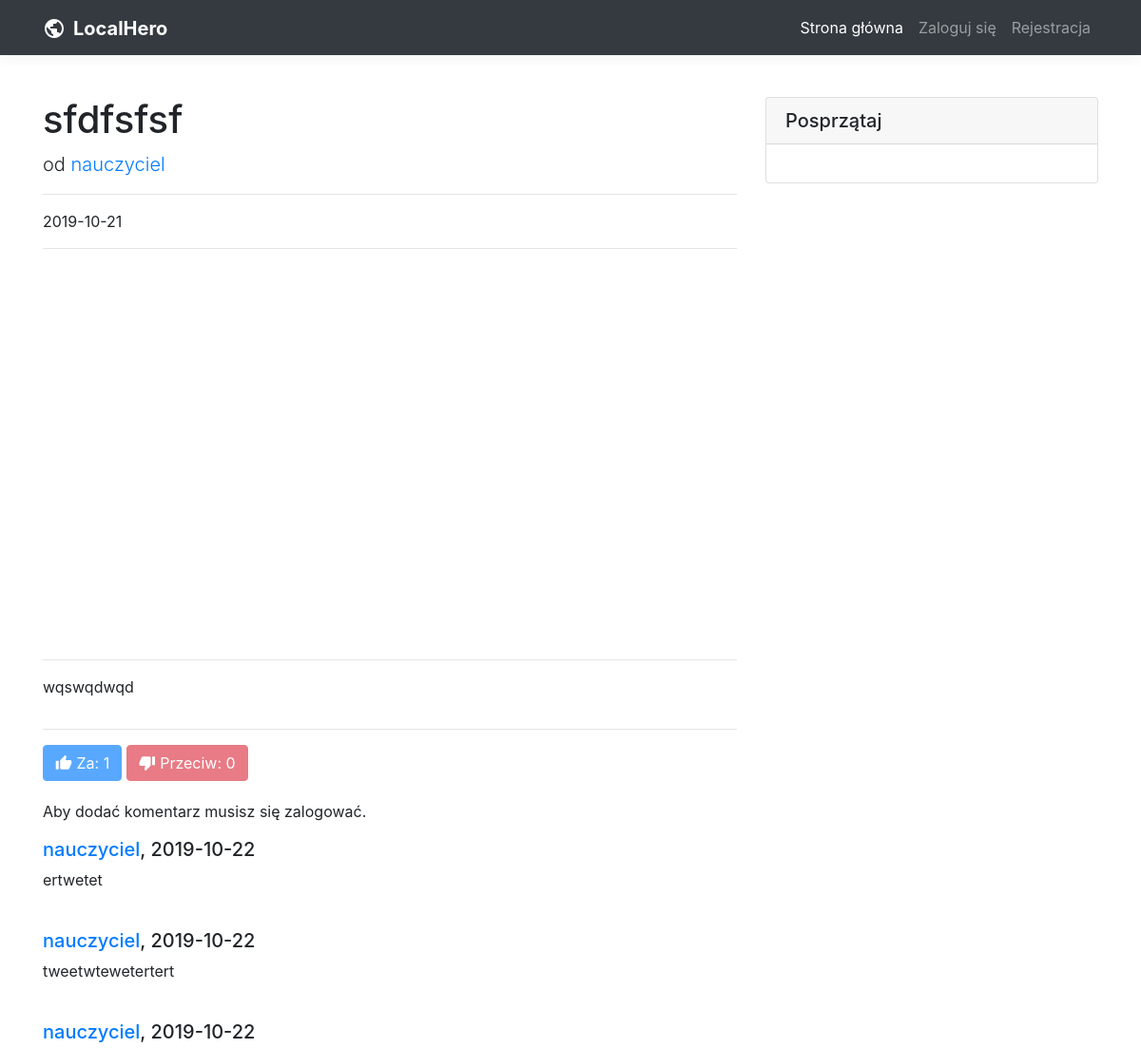
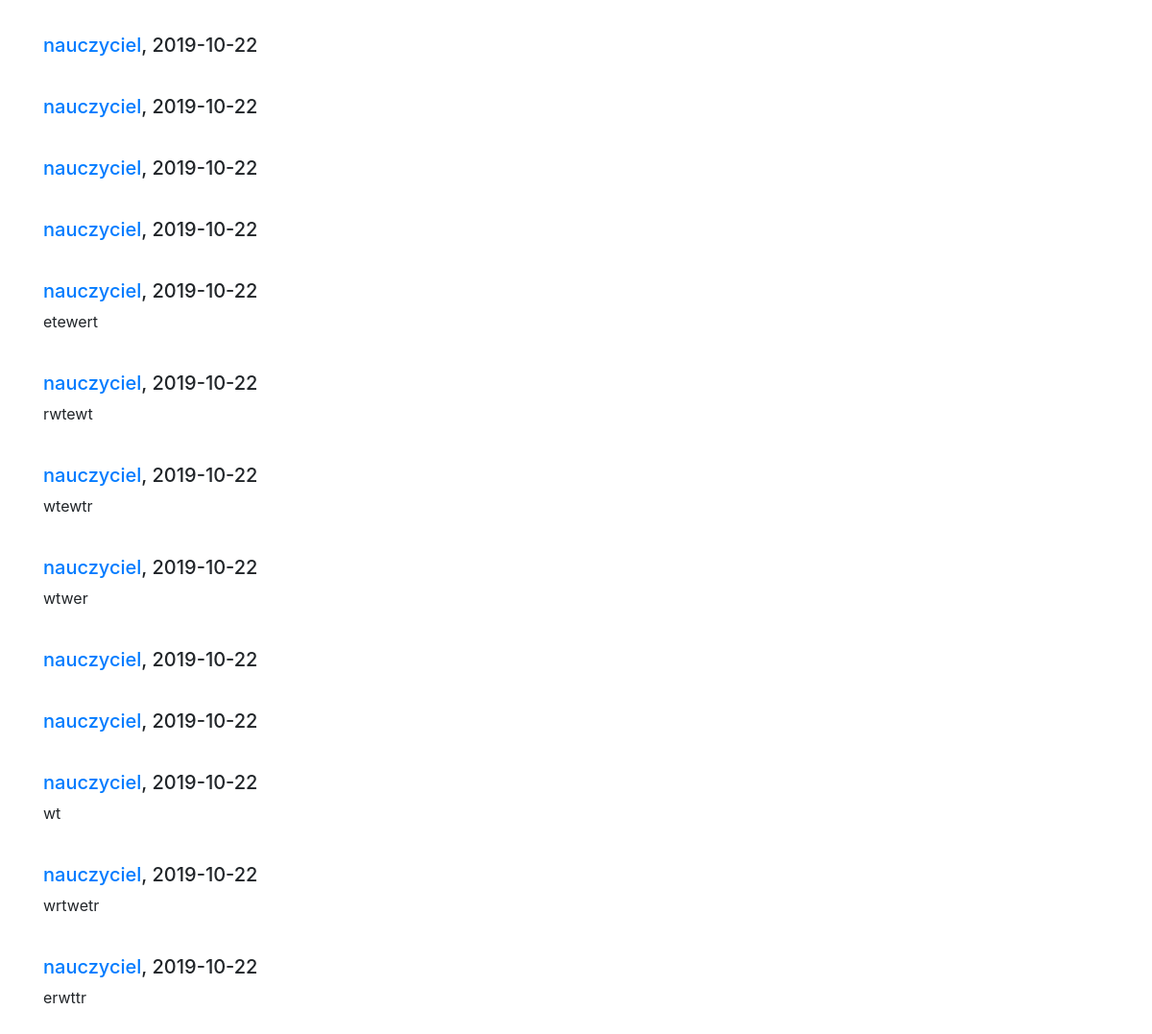
The app's page /index.php?page=view_post&post_id=54 with its own data (2 pictures, top to bottom).
### tables this page shows
CREATE TABLE IF NOT EXISTS `post` (
  `id` int(11) NOT NULL AUTO_INCREMENT,
  `id_user` int(11) NOT NULL,
  `title` varchar(400) NOT NULL,
  `description` text NOT NULL,
  `date` date NOT NULL,
  `lat` varchar(30) NOT NULL,
  `lng` varchar(30) NOT NULL,
  `status` enum('waiting','approved','removed','') NOT NULL,
  PRIMARY KEY (`id`),
  KEY `id_user` (`id_user`)
);

CREATE TABLE IF NOT EXISTS `comment` (
  `id` int(11) NOT NULL AUTO_INCREMENT,
  `id_post` int(11) NOT NULL,
  `id_user` int(11) NOT NULL,
  `text` text NOT NULL,
  `date` date NOT NULL,
  `status` tinyint(1) NOT NULL,
  PRIMARY KEY (`id`),
  KEY `id_post` (`id_post`),
  KEY `id_user` (`id_user`)
);

CREATE TABLE IF NOT EXISTS `user` (
  `id` int(11) NOT NULL AUTO_INCREMENT,
  `login` varchar(100) NOT NULL,
  `password` varchar(64) NOT NULL,
  `e_mail` varchar(100) NOT NULL,
  `date` date NOT NULL,
  `moderator` tinyint(1) NOT NULL DEFAULT '0',
  `status` tinyint(1) NOT NULL,
  PRIMARY KEY (`id`)
);

### classes.php (called while the page is built, shortened)
<?php
include_once('classes/DBConnect.php');
function classesAutoLoader($className)
{
	if(file_exists('classes/'.$className.'.php'))
	{
		return true;
	}
	else
	{
		return false;
	}
}
?>

### classes/Post.php (called while the page is built, shortened)
<?php
class Post extends DBConnect
{
    public function getPost($post_id)
    {
        try
        {
            $stmt = $this -> connection -> prepare('SELECT (SELECT user.login FROM user WHERE user.id = post.id_user) AS p_login, (SELECT user.login FROM user WHERE user.id = cleaned_up.id_user) AS cu_login,
            post.id AS p_id, post.id_user AS p_id_user, post.title AS p_title, post.description AS p_description, post.date AS p_date, post.lat AS p_lat, post.lng AS p_lng, post.status AS p_status,
            cleaned_up.id AS cu_id, cleaned_up.id_user AS cu_id_user, cleaned_up.description AS cu_description, cleaned_up.date AS cu_date, cleaned_up.status AS cu_status
            FROM (post LEFT JOIN cleaned_up ON post.id = cleaned_up.id_post), user
            WHERE post.id = :post_id GROUP BY post.id');
            $stmt -> bindParam(':post_id',$post_id,PDO::PARAM_INT);
            $stmt ->execute();
            $this -> getPost = $stmt -> fetch();
            $this -> resultGetPost = true;
        }
        catch(PDOException $e)
		{
			$this -> resultGetPost = false;
		}
    }
    public function getPostReactions($post_id)
    {
        try
        {
            $stmt = $this -> connection -> prepare('SELECT COUNT(IF(reaction = 1, 1, NULL)) AS likes, COUNT(IF(reaction = 0, 1, NULL)) AS dislikes FROM post_reaction WHERE id_post = :post_id');
            $stmt -> bindParam(':post_id',$post_id,PDO::PARAM_INT);
            $stmt ->execute();
            $this -> postReactions = $stmt -> fetch();
            $this -> resultGetPostReactions = true;
        }
        catch(PDOException $e)
		{
			$this -> resultGetPostReactions = false;
		}
    }
    public function getComments($post_id)
    {
        try
        {
            $stmt = $this -> connection -> prepare('SELECT comment.id, comment.id_user, user.login, comment.text, comment.date
            FROM comment LEFT JOIN user ON comment.id_user = user.id WHERE comment.id_post = :id_post AND comment.status = 1 ORDER BY comment.id DESC LIMIT 0,100');
            $stmt -> bindParam(':id_post',$post_id,PDO::PARAM_INT);
            $stmt ->execute();
            $this -> resultGetComments = true;
        }
        catch(PDOException $e)
		{
			$this -> resultGetComments = false;
		}
    }
}

### classes/DBConnect.php (called while the page is built, shortened)
<?php
class DBConnect
{
	private $name_user_db = 'root';
	private $password_user_db = '';
	private $host = '127.0.0.1';
	private $db_name = 'localhero';
	private static $connectionGlobal = false;
	public function __construct()
	{
			if(DBConnect::$connectionGlobal === false)
			{
				try
				{
					DBConnect::$connectionGlobal = new PDO('mysql:host='.$this->host.';dbname='.$this->db_name.';charset=utf8',$this->name_user_db,$this->password_user_db);
				}
				catch(PDOException $e)
				{
					DBConnect::$resultConnectionGlobal = false;
				}
			}
			$this->connection = DBConnect::$connectionGlobal;
	}
}
?>

### admin/checking_login.php (called while the page is built, shortened)
<?php
if(isset($_SESSION['signed_in']) && isset($_SESSION['user_id']) && isset($_SESSION['user_login']) && isset($_SESSION['user_mod'])
&& $_SESSION['signed_in'] = true)
{
    $signed_in = true;
    $user_id = $_SESSION['user_id'];
    $user_login = $_SESSION['user_login'];
    $user_mod = $_SESSION['user_mod'];
}
else
{
    $signed_in = false;
}
?>

### modules/view_post.php (the view, shortened to what this page needs)
<?php
$error = 1;
if(isset($_REQUEST['post_id']) && is_numeric($_REQUEST['post_id']))
{
    $post_id = $_REQUEST['post_id'];
    $post = new Post();
    if($post -> resultConnection)
    {
        $post -> getPost($post_id);
        if($post -> resultGetPost && $post -> getPost['p_id'] != NULL)
        {
            $post -> getComments($post_id);
            $post -> getPostReactions($post_id);
            $reaction_error = false;
            if(!$reaction_error && $post -> resultGetComments && $post -> resultGetPostReactions)
            {
                $error = -1;
                $this_user_post = false;
            }
        }
    }
}
if($error == -1):
echo '<div class="container" id="post">';
        if($post -> getPost['p_status'] == 'approved' or ($signed_in && $user_mod == 1 or $this_user_post)){
            echo '
            <div class="row">
            <div class="col-lg-8">
            ';
            echo '<h1 class="mt-4">'.$post -> getPost['p_title'].'</h1>';
            echo '<p class="lead">
                    od
                    <a href="index.php?page=view_user&user_id='.$post -> getPost['p_id_user'].'">'.$post -> getPost['p_login'].'</a>';
            echo '<hr>';
            echo '<p>'.$post -> getPost['p_date'].'</p>';
            echo '<hr>
            <div id="map3"></div>
            <hr>
            ';
            echo '<p>'.$post -> getPost['p_description'].'</p>';
            echo '
            <div class="row my-2">';
            echo '
            </div>
            <hr>';
            $add_like = '';
            $add_dislike ='';
            echo '<div>
            <a href="action.php?file=add_reaction_post&post_id='.$post_id.'&reaction='.($add_like == '' ? '1':'-1').'" >
            <button class="btn btn-primary" '.$add_like.' '.($signed_in ? '':'disabled').'><i class="material-icons">thumb_up</i> Za: '.$post -> postReactions['likes'].'</button></a>
            <a href="action.php?file=add_reaction_post&post_id='.$post_id.'&reaction='.($add_dislike == '' ? '0':'-1').'">
            <button class="btn btn-danger" '.$add_dislike.' '.($signed_in ? '':'disabled').'><i class="material-icons">thumb_down</i> Przeciw: '.$post -> postReactions['dislikes'].'</button></a>
            </div>
            ';
            if($signed_in)
            {
            echo '
            <div class="card my-4">
              <h5 class="card-header">Dodaj komentarz:</h5>
              <div class="card-body">
                <form method="POST" action="action.php">
                  <div class="form-group">
                    <input type="hidden" name="file" value="add_comment">
                    <input type="hidden" name="post_id" value="'.$post_id.'">
                    <textarea class="form-control" name="text" rows="3" required></textarea>
                  </div>
                  <button type="submit" class="btn btn-primary">Prześlij</button>
                </form>
              </div>
            </div>
           ';
            } else echo '<p style="margin-top:20px;">Aby dodać komentarz musisz się zalogować.</p>';
            if($post -> comments[0]['id'] != NULL)
            {
                foreach($post -> comments as $row)
                {
                    echo '
                    <div class="media mb-4">
                        <div class="media-body">
                            <h5 class="mt-0"><a href="index.php?page=view_user&user_id='.$row['id_user'].'">'.$row['login'].'</a>, '.$row['date'].'</h5>
                            <p>'.$row['text'].'</p>';
                    echo '</div>
                    </div>';
                }
            }
            echo '</div>
            <div class="col-md-4">';
            echo '
            <div class="card my-4">
              <h5 class="card-header">Posprzątaj</h5>
                <div class="card-body">
            ';
            echo '
                </div>
            </div>
        </div>';
            }
endif;
?>

### assets/css/main.css (style rules this page uses)
:root { --jumbotron-padding-y: 3rem; }
#map2, #map3 { height:400px; }
#post { margin-top:20px; }
.btn i { position: relative; top:3px; font-size:18px; }

### records on screen
post: title "sfdfsfsf", date "2019-10-21", description "wqswqdwqd"
comment: id_user.login "nauczyciel", date "2019-10-22", text "ertwetet"
comment: id_user.login "nauczyciel", date "2019-10-22", text "tweetwtewetertert"
comment: id_user.login "nauczyciel", date "2019-10-22"
comment: id_user.login "nauczyciel", date "2019-10-22"
comment: id_user.login "nauczyciel", date "2019-10-22"
comment: id_user.login "nauczyciel", date "2019-10-22"
comment: id_user.login "nauczyciel", date "2019-10-22"
comment: id_user.login "nauczyciel", date "2019-10-22", text "etewert"
comment: id_user.login "nauczyciel", date "2019-10-22", text "rwtewt"
comment: id_user.login "nauczyciel", date "2019-10-22", text "wtewtr"
comment: id_user.login "nauczyciel", date "2019-10-22", text "wtwer"
comment: id_user.login "nauczyciel", date "2019-10-22"
comment: id_user.login "nauczyciel", date "2019-10-22"
comment: id_user.login "nauczyciel", date "2019-10-22", text "wt"
comment: id_user.login "nauczyciel", date "2019-10-22", text "wrtwetr"
comment: id_user.login "nauczyciel", date "2019-10-22", text "erwttr"

### other values on screen
$post -> getPost['p_login'] "nauczyciel"
$post -> postReactions['likes'] "1"
$post -> postReactions['dislikes'] "0"
